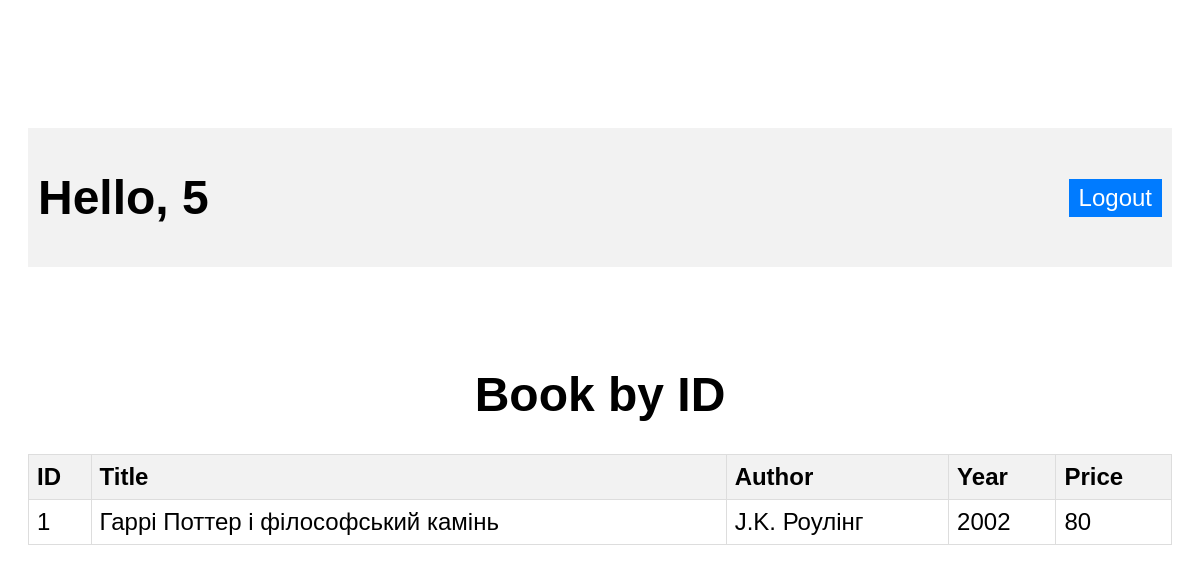
/books/1 (signed in), run on the app's committed database.
### models.py (models this page shows)
class Book(db.Model):
    id = db.Column(db.Integer, primary_key=True)
    title = db.Column(db.String, nullable=False)
    author = db.Column(db.String, nullable=False)
    year = db.Column(db.Integer)
    price = db.Column(db.Integer)

### views.py (the view)
@app.get('/books/<int:book_id>')
def books_title(book_id):
    if session.get('username') is None:
        return redirect(url_for('login'))
    book = Book.query.get(book_id)
    if book:
        return render_template('books.id.html', book=book, username=session.get('username'))
    else:
        return 'User not Found', 404

### templates/books.id.html (shortened to what this page needs)
<!DOCTYPE html>
<html lang="en">
<head>
    <link rel="stylesheet" href="/static/styles.css">
</head>
<body>
<div class="header">
    <h1>Hello, {{username}}</h1>
    <a href="/logout" class="logout-btn">Logout</a>
</div>
    <div>
        <h1>Book by ID</h1>
    <table>
        <tr>
            <th>ID</th>
            <th>Title</th>
            <th>Author</th>
            <th>Year</th>
            <th>Price</th>
        </tr>
        <tr>
            <td>{{ book.id }}</td>
            <td>{{ book.title }}</td>
            <td>{{ book.author }}</td>
            <td>{{ book.year }}</td>
            <td>{{ book.price }}</td>
        </tr>
    </table>
    </div>
</body>
</html>

### static/styles.css (style rules this page uses)
body { font-family: Arial, sans-serif; padding: 20px; }
h1 { text-align: center; }
table { width: 100%; border-collapse: collapse; margin-top: 20px; }
th, td { border: 1px solid #ddd; padding: 8px; text-align: left; }
th { background-color: #f2f2f2; }
body { font-family: Arial, sans-serif; }
div { font-size: 24px; text-align: center; margin-top: 100px; }
table { width: 100%; border-collapse: collapse; }
th, td { padding: 8px; text-align: left; border-bottom: 1px solid #ddd; }
.header { display: flex; justify-content: space-between; align-items: center; padding: 10px; background-color: #f2f2f2; }
.logout-btn { padding: 5px 10px; background-color: #007bff; color: #fff; text-decoration: none; }

### data on the page
Book: id "1", title "Гаррі Поттер і філософський камінь", author "J.K. Роулінг", year "2002", price "80"

### other printed values
{{ username }} "5"
